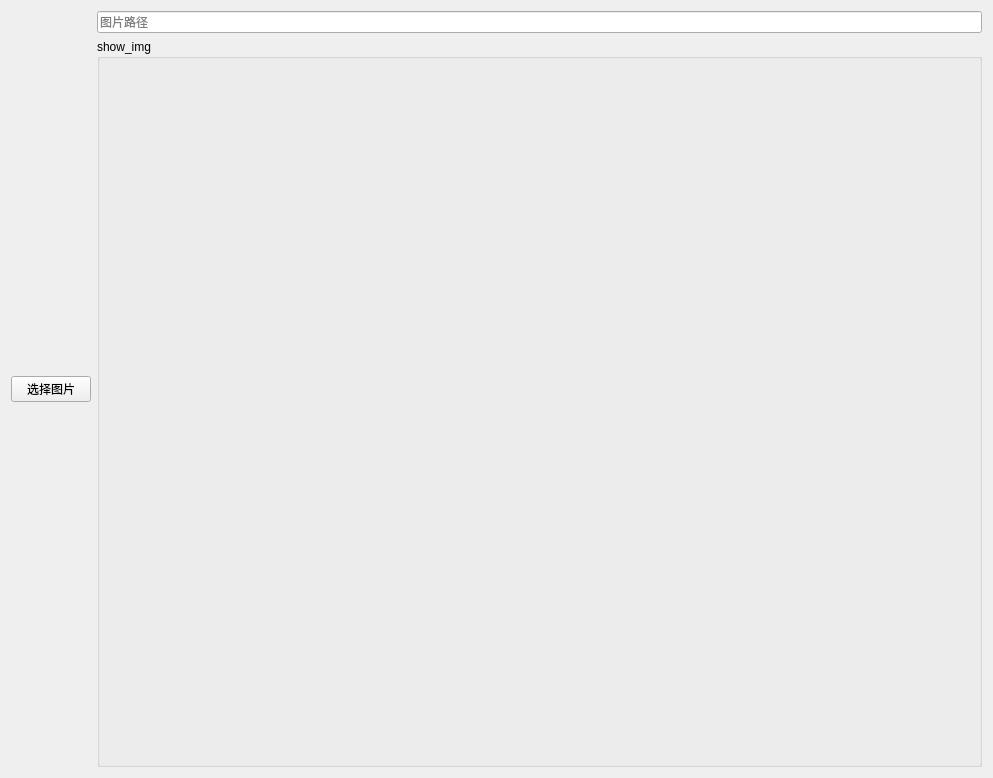
<?xml version="1.0" encoding="UTF-8"?>
<ui version="4.0">
 <class>Form</class>
 <widget class="QWidget" name="Form">
  <property name="geometry">
   <rect>
    <x>0</x>
    <y>0</y>
    <width>993</width>
    <height>778</height>
   </rect>
  </property>
  <property name="windowTitle">
   <string>Form</string>
  </property>
  <layout class="QHBoxLayout" name="horizontalLayout">
   <item>
    <widget class="QPushButton" name="Button_open_img">
     <property name="text">
      <string>选择图片</string>
     </property>
    </widget>
   </item>
   <item>
    <layout class="QVBoxLayout" name="verticalLayout">
     <item>
      <widget class="QLineEdit" name="Edit_route">
       <property name="readOnly">
        <bool>true</bool>
       </property>
       <property name="placeholderText">
        <string>图片路径</string>
       </property>
      </widget>
     </item>
     <item>
      <widget class="QGroupBox" name="groupBox">
       <property name="title">
        <string>show_img</string>
       </property>
       <widget class="QWidget" name="">
        <property name="geometry">
         <rect>
          <x>0</x>
          <y>20</y>
          <width>881</width>
          <height>701</height>
         </rect>
        </property>
        <layout class="QVBoxLayout" name="verticalLayout_2">
         <item>
          <spacer name="verticalSpacer">
           <property name="orientation">
            <enum>Qt::Vertical</enum>
           </property>
           <property name="sizeHint" stdset="0">
            <size>
             <width>20</width>
             <height>40</height>
            </size>
           </property>
          </spacer>
         </item>
         <item>
          <layout class="QHBoxLayout" name="horizontalLayout_2">
           <item>
            <spacer name="horizontalSpacer_2">
             <property name="orientation">
              <enum>Qt::Horizontal</enum>
             </property>
             <property name="sizeHint" stdset="0">
              <size>
               <width>40</width>
               <height>20</height>
              </size>
             </property>
            </spacer>
           </item>
           <item>
            <widget class="QLabel" name="label">
             <property name="text">
              <string/>
             </property>
            </widget>
           </item>
           <item>
            <spacer name="horizontalSpacer">
             <property name="orientation">
              <enum>Qt::Horizontal</enum>
             </property>
             <property name="sizeHint" stdset="0">
              <size>
               <width>40</width>
               <height>20</height>
              </size>
             </property>
            </spacer>
           </item>
          </layout>
         </item>
         <item>
          <spacer name="verticalSpacer_2">
           <property name="orientation">
            <enum>Qt::Vertical</enum>
           </property>
           <property name="sizeHint" stdset="0">
            <size>
             <width>20</width>
             <height>40</height>
            </size>
           </property>
          </spacer>
         </item>
        </layout>
       </widget>
      </widget>
     </item>
    </layout>
   </item>
  </layout>
 </widget>
 <resources/>
 <connections/>
</ui>
